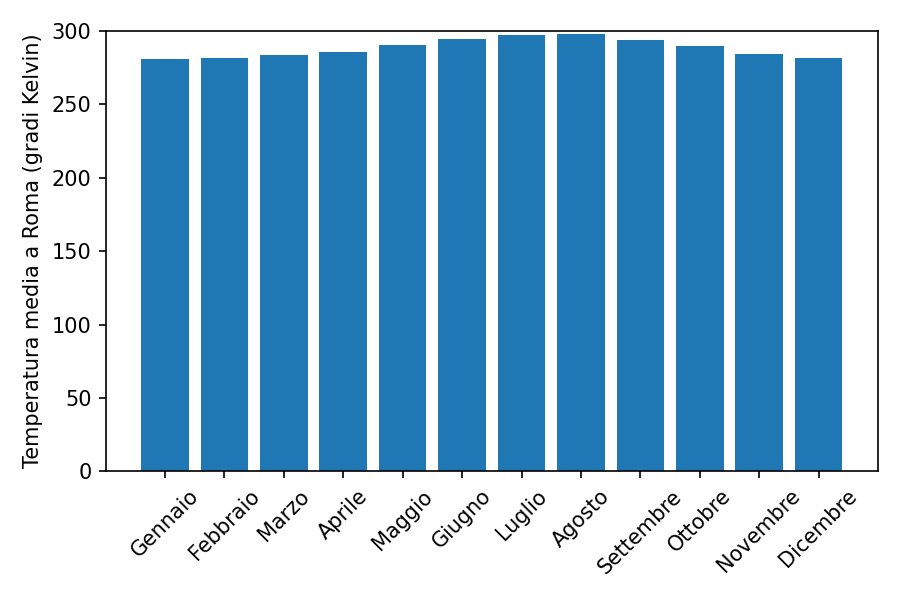

Write the Python code that produced this figure.
#%%

import numpy as np
import matplotlib.pyplot as plt


mean_monthly_temperature_rome_celsius = np.array([7.5,
    8.2,
    10.2,
    12.6,
    17.2,
    21.1,
    24.1,
    24.5,
    20.8,
    16.4,
    11.4,
    8.4])
    
months = ['Gennaio',
'Febbraio',
'Marzo',
'Aprile',
'Maggio',
'Giugno',
'Luglio',
'Agosto',
'Settembre',
'Ottobre',
'Novembre',
'Dicembre']

mean_monthly_temperature_rome_kelvin = mean_monthly_temperature_rome_celsius + 273.15

plt.bar(months, mean_monthly_temperature_rome_kelvin)
plt.ylabel('Temperatura media a Roma (gradi Kelvin)')
plt.ylim(0, 300)
plt.xticks(rotation=45)
plt.tight_layout()
plt.savefig('temperature-kelvin.png', dpi=150, facecolor='white', transparent=False)

# %%
